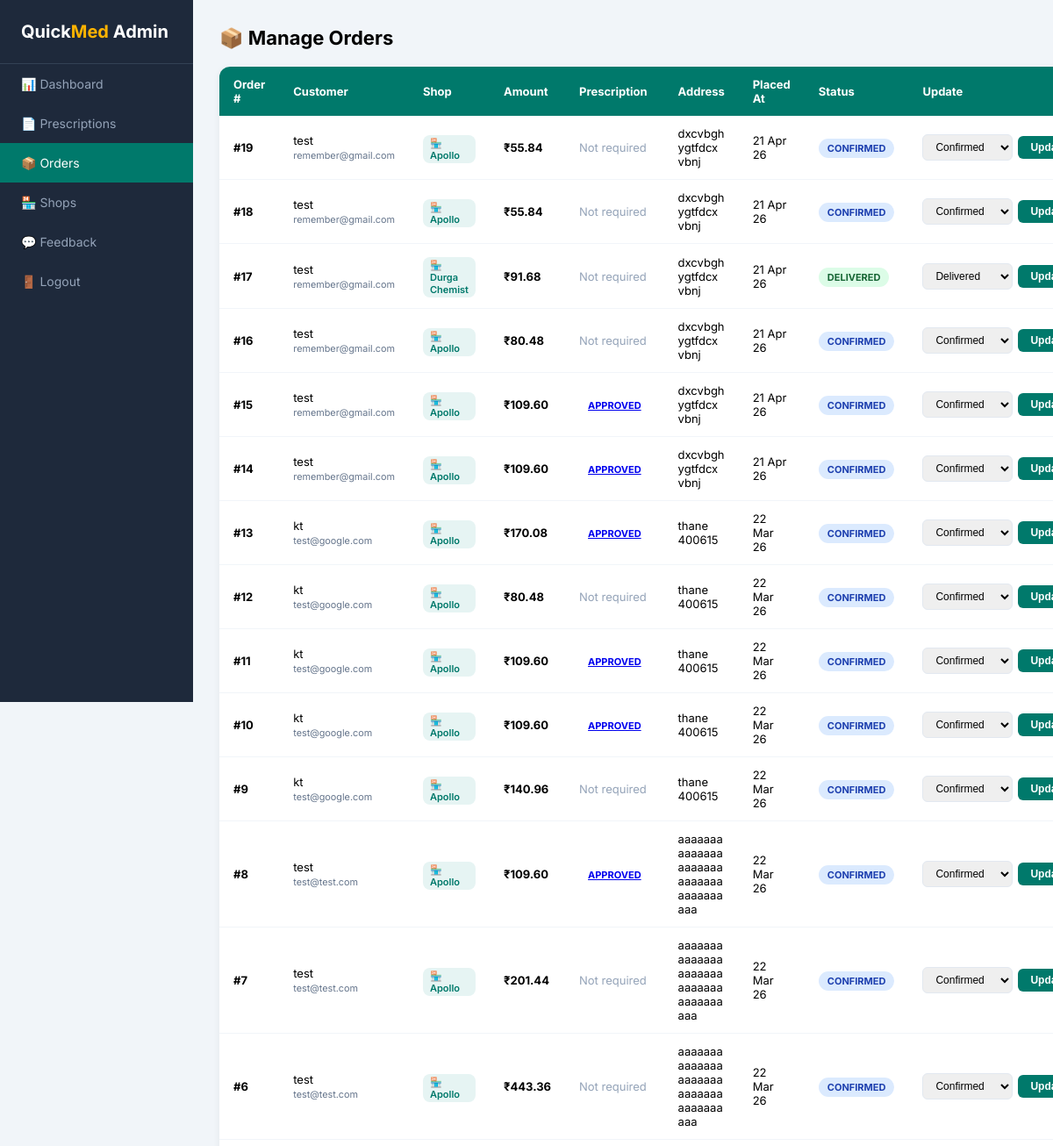
Before: /admin/manage_orders.php (signed in, upper part) with the older database file.
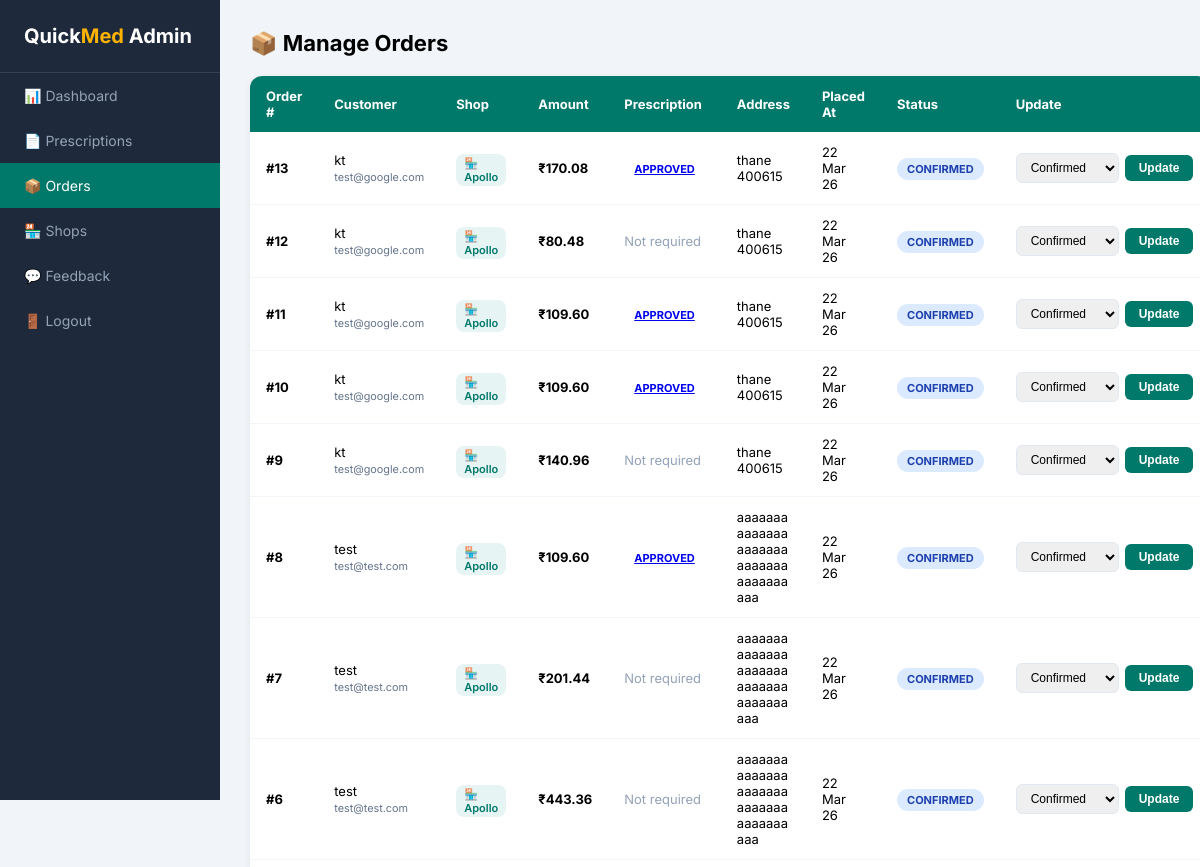
After: the same page with the newer database file.
### tables this page shows
CREATE TABLE `orders` (
  `id` int(11) NOT NULL,
  `user_id` int(11) NOT NULL,
  `shop_id` int(11) DEFAULT NULL,
  `prescription_id` int(11) DEFAULT NULL,
  `subtotal` decimal(10,2) NOT NULL,
  `cgst` decimal(10,2) DEFAULT 0.00,
  `sgst` decimal(10,2) DEFAULT 0.00,
  `delivery_fee` decimal(10,2) DEFAULT 20.00,
  `grand_total` decimal(10,2) NOT NULL,
  `delivery_address` text NOT NULL,
  `status` enum('pending','rx_pending','confirmed','dispatched','delivered','cancelled') DEFAULT 'pending',
  `placed_at` timestamp NOT NULL DEFAULT current_timestamp(),
  `updated_at` timestamp NOT NULL DEFAULT current_timestamp() ON UPDATE current_timestamp()
);

CREATE TABLE `users` (
  `id` int(11) NOT NULL,
  `full_name` varchar(100) NOT NULL,
  `email` varchar(100) NOT NULL,
  `phone` varchar(15) DEFAULT NULL,
  `password` varchar(255) NOT NULL,
  `address` text DEFAULT NULL,
  `created_at` timestamp NOT NULL DEFAULT current_timestamp()
);

CREATE TABLE `shops` (
  `id` int(11) NOT NULL,
  `name` varchar(150) NOT NULL,
  `address` text DEFAULT NULL,
  `phone` varchar(20) DEFAULT NULL,
  `maps_link` varchar(500) DEFAULT NULL,
  `lat` decimal(10,7) DEFAULT NULL,
  `lng` decimal(10,7) DEFAULT NULL,
  `is_active` tinyint(1) DEFAULT 1,
  `created_at` timestamp NOT NULL DEFAULT current_timestamp()
);

CREATE TABLE `prescriptions` (
  `id` int(11) NOT NULL,
  `user_id` int(11) NOT NULL,
  `file_path` varchar(255) NOT NULL,
  `original_filename` varchar(255) DEFAULT NULL,
  `status` enum('pending','approved','rejected') DEFAULT 'pending',
  `admin_note` text DEFAULT NULL,
  `uploaded_at` timestamp NOT NULL DEFAULT current_timestamp(),
  `reviewed_at` timestamp NULL DEFAULT NULL,
  `reviewed_by` int(11) DEFAULT NULL
);

### admin/manage_orders.php (the view, shortened to what this page needs)
<?php
require '../includes/db.php';
$orders = $conn->query("
    SELECT o.id, o.status, o.grand_total, o.placed_at, o.delivery_address,
           u.full_name, u.email,
           p.status AS rx_status, p.id AS rx_id,
           s.name AS shop_name
    FROM orders o
    JOIN users u ON o.user_id = u.id
    LEFT JOIN prescriptions p ON o.prescription_id = p.id
    LEFT JOIN shops s ON o.shop_id = s.id
    ORDER BY o.placed_at DESC
");
?>
<!DOCTYPE html>
<html lang="en">
<head>
</head>
<body>
<div class="sidebar">
    <div class="logo">Quick<span>Med</span> Admin</div>
    <a href="dashboard.php" >📊 Dashboard</a>
    <a href="view_prescriptions.php" >
        📄 Prescriptions
    </a>
    <a href="manage_orders.php" class="active">📦 Orders</a>
    <a href="manage_shops.php" >🏪 Shops</a>
    <a href="view_feedback.php" >
        💬 Feedback
    </a>
    <a href="logout.php">🚪 Logout</a>
</div>
<div class="main">
    <div class="page-title">📦 Manage Orders</div>
    <table>
        <thead>
            <tr>
                <th>Order #</th>
                <th>Customer</th>
                <th>Shop</th>
                <th>Amount</th>
                <th>Prescription</th>
                <th>Address</th>
                <th>Placed At</th>
                <th>Status</th>
                <th>Update</th>
            </tr>
        </thead>
        <tbody>
        <?php while ($o = $orders->fetch_assoc()): ?>
            <tr>
                <td><strong>#<?= $o['id'] ?></strong></td>
                <td>
                    <?= htmlspecialchars($o['full_name']) ?><br>
                    <small style="color:#64748b"><?= htmlspecialchars($o['email']) ?></small>
                </td>
                <td>
                    <?php if ($o['shop_name']): ?>
                        <span class="shop-tag">🏪 <?= htmlspecialchars($o['shop_name']) ?></span>
                    <?php else: ?>
                        <span style="color:#94a3b8;font-size:12px;">—</span>
                    <?php endif; ?>
                </td>
                <td><strong>₹<?= number_format($o['grand_total'], 2) ?></strong></td>
                <td>
                    <?php if ($o['rx_id']): ?>
                        <a href="view_prescriptions.php?filter=all#rx<?= $o['rx_id'] ?>">
                            <span class="badge <?= $o['rx_status'] ?>"><?= ucfirst($o['rx_status']) ?></span>
                        </a>
                    <?php else: ?>
                        <span style="color:#94a3b8">Not required</span>
                    <?php endif; ?>
                </td>
                <td style="max-width:130px;word-break:break-word;"><?= htmlspecialchars($o['delivery_address']) ?></td>
                <td><?= date('d M y', strtotime($o['placed_at'])) ?></td>
                <td><span class="badge <?= $o['status'] ?>"><?= ucfirst(str_replace('_',' ',$o['status'])) ?></span></td>
                <td>
                    <form method="POST" style="display:flex;gap:6px;align-items:center;">
                        <select name="new_status">
                            <option value="confirmed"  <?= $o['status']==='confirmed'  ? 'selected':'' ?>>Confirmed</option>
                            <option value="delivered"  <?= $o['status']==='delivered'  ? 'selected':'' ?>>Delivered</option>
                        </select>
                        <button type="submit" class="update-btn">Update</button>
                    </form>
                </td>
            </tr>
        <?php endwhile; ?>
        </tbody>
    </table>
</div>
</body>
</html>

Changed rows visible on the page:
removed orders: id "19", user.full_name "test", user.email "remember@gmail.com", shop.name "Apollo", grand_total "55.84", shows "Not required", delivery_address "dxcvbghygtfdcx vbnj", placed_at "21 Apr 26", status "CONFIRMED", new_status "Confirmed"
removed orders: id "18", user.full_name "test", user.email "remember@gmail.com", shop.name "Apollo", grand_total "55.84", shows "Not required", delivery_address "dxcvbghygtfdcx vbnj", placed_at "21 Apr 26", status "CONFIRMED", new_status "Confirmed"
removed orders: id "17", user.full_name "test", user.email "remember@gmail.com", shop.name "Durga Chemist", grand_total "91.68", shows "Not required", delivery_address "dxcvbghygtfdcx vbnj", placed_at "21 Apr 26", status "DELIVERED", new_status "Delivered"
removed orders: id "16", user.full_name "test", user.email "remember@gmail.com", shop.name "Apollo", grand_total "80.48", shows "Not required", delivery_address "dxcvbghygtfdcx vbnj", placed_at "21 Apr 26", status "CONFIRMED", new_status "Confirmed"
removed orders: id "15", user.full_name "test", user.email "remember@gmail.com", shop.name "Apollo", grand_total "109.60", prescription.status "APPROVED", delivery_address "dxcvbghygtfdcx vbnj", placed_at "21 Apr 26", status "CONFIRMED", new_status "Confirmed"
removed orders: id "14", user.full_name "test", user.email "remember@gmail.com", shop.name "Apollo", grand_total "109.60", prescription.status "APPROVED", delivery_address "dxcvbghygtfdcx vbnj", placed_at "21 Apr 26", status "CONFIRMED", new_status "Confirmed"
